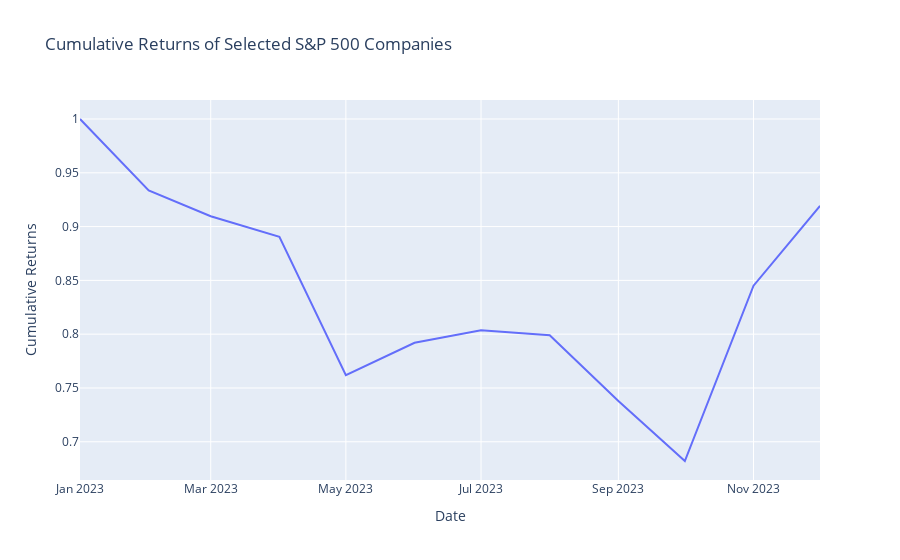

Notebook cell for this chart:
### Markdown cell above
Next, we can visually compare the cumulative returns of 2 different companies.

### Code cell
industries = grouped_companies.keys()
dropdown = widgets.Dropdown(options = SP500_tickers, description='Industry:')

# Function to plot a line graph of cumulative returns for each stock
def plot_cumulative_returns(cumulative_returns, selected_companies):
    fig = go.Figure()
    for company in selected_companies:
        fig.add_trace(go.Scatter(x=cumulative_returns.index, y=cumulative_returns[company], mode='lines', name=company))

    fig.update_layout(title='Cumulative Returns of Selected S&P 500 Companies',
                      xaxis_title='Date',
                      yaxis_title='Cumulative Returns',
                      hovermode='x unified')
    fig.show()

# List of available companies (assuming cumulative_returns.columns contains company names)
companies = cumulative_returns.columns.tolist()

# Create multi-select dropdown widget for selecting multiple companies
company_dropdown = widgets.SelectMultiple(options=companies, value=[companies[0]], description='Select Companies')

# Create interactive widget using widgets.interact
widgets.interact(plot_cumulative_returns, cumulative_returns=widgets.fixed(cumulative_returns), selected_companies=company_dropdown)

### Figure 1 — Plotly figure (JSON) as saved in the notebook; plotly's stock layout.template omitted (floating-point values rounded to 4 significant figures)
{"data": [{"mode": "lines", "name": "A", "type": "scatter", "x": ["2023-01-01T00:00:00", "2023-02-01T00:00:00", "2023-03-01T00:00:00", "2023-04-01T00:00:00", "2023-05-01T00:00:00", "2023-06-01T00:00:00", "2023-07-01T00:00:00", "2023-08-01T00:00:00", "2023-09-01T00:00:00", "2023-10-01T00:00:00", "2023-11-01T00:00:00", "2023-12-01T00:00:00"], "y": [1, 0.9335, 0.9097, 0.8905, 0.7618, 0.792, 0.8035, 0.7989, 0.7379, 0.6821, 0.845, 0.9193]}], "layout": {"hovermode": "x unified", "title": {"text": "Cumulative Returns of Selected S&P 500 Companies"}, "xaxis": {"title": {"text": "Date"}}, "yaxis": {"title": {"text": "Cumulative Returns"}}}}
